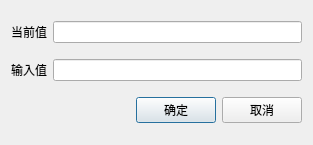
<?xml version="1.0" encoding="UTF-8"?>
<ui version="4.0">
 <class>CInputVariableDialog</class>
 <widget class="QDialog" name="CInputVariableDialog">
  <property name="geometry">
   <rect>
    <x>0</x>
    <y>0</y>
    <width>313</width>
    <height>145</height>
   </rect>
  </property>
  <property name="windowTitle">
   <string/>
  </property>
  <layout class="QVBoxLayout" name="verticalLayout">
   <item>
    <layout class="QHBoxLayout" name="horizontalLayout_2">
     <item>
      <widget class="QLabel" name="label">
       <property name="text">
        <string>当前值</string>
       </property>
      </widget>
     </item>
     <item>
      <widget class="QLineEdit" name="lineEditCurrent">
       <property name="readOnly">
        <bool>true</bool>
       </property>
      </widget>
     </item>
    </layout>
   </item>
   <item>
    <layout class="QHBoxLayout" name="horizontalLayout_3">
     <item>
      <widget class="QLabel" name="label_2">
       <property name="text">
        <string>输入值</string>
       </property>
      </widget>
     </item>
     <item>
      <widget class="QLineEdit" name="lineEditInput"/>
     </item>
    </layout>
   </item>
   <item>
    <layout class="QHBoxLayout" name="horizontalLayout">
     <item>
      <spacer name="horizontalSpacer">
       <property name="orientation">
        <enum>Qt::Horizontal</enum>
       </property>
       <property name="sizeHint" stdset="0">
        <size>
         <width>40</width>
         <height>20</height>
        </size>
       </property>
      </spacer>
     </item>
     <item>
      <widget class="QPushButton" name="pushButtonOk">
       <property name="text">
        <string>确定</string>
       </property>
      </widget>
     </item>
     <item>
      <widget class="QPushButton" name="pushButtonCancel">
       <property name="text">
        <string>取消</string>
       </property>
      </widget>
     </item>
    </layout>
   </item>
  </layout>
 </widget>
 <resources/>
 <connections/>
</ui>
